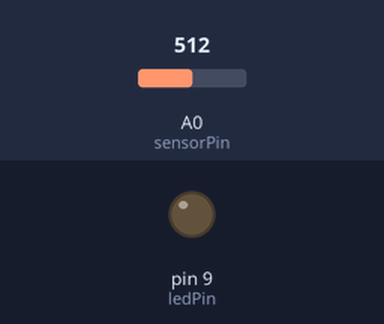
Bench run of a sketch on a simulated Arduino Uno, built with avr-gcc and run on an emulated ATmega328P. Shown: output pins drawn as LEDs (lit = HIGH). Inputs (shaded band) come from the test bench; at power-on: A0 (sensorPin) = 512.

Above: at 1.2 s.
1.3 s: A0 (sensorPin) set to 474
2.8 s: A0 (sensorPin) set to 443
At 3.7 s:
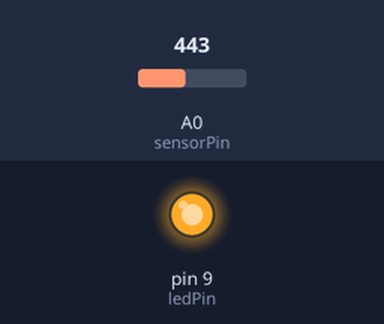
4.3 s: A0 (sensorPin) set to 511
At 4.9 s:
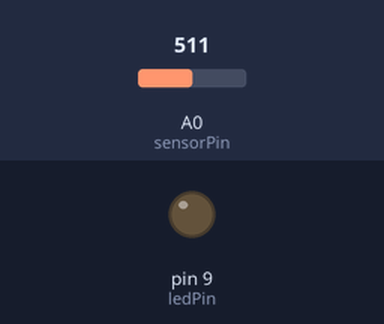
5.8 s: A0 (sensorPin) set to 306
At 7.2 s:
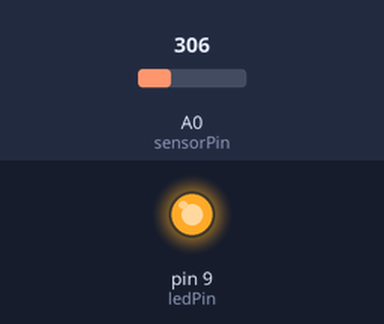
Timing chart, 0 to 8.3 s (numbered marks = the images above; inputs shaded):
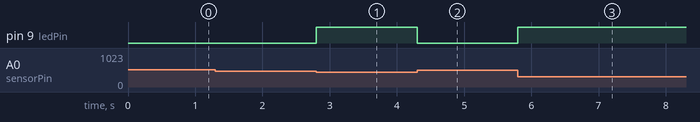

The sketch:

12_Seeing_the_light_using_photo_resistor_with_an_arduino.ino
```cpp
/***********************************************************
File name:  12 Seeing the light using photo resistor with an arduino Description:
Let, photoresistor using LED blinks. ******************************************/

const int sensorPin = 0;
const int ledPin = 9;
int lightCal;
int lightVal;

void setup()   {
 pinMode(ledPin, OUTPUT);
 lightCal = analogRead(sensorPin);
  }
void loop()     {
  lightVal = analogRead(sensorPin);
  if (lightVal < lightCal - 50)   {
  digitalWrite(9, HIGH);
  }  else    {
    digitalWrite(9, LOW);
  }
}
```

Measured:
- the behaviour switches between 462 and 461 on A0 (sensorPin) (found by bisection; images 0 and 1)
- after the input at 1.3 s, every drawn part: stays the same
- after the input at 2.8 s, pin 9 (ledPin): LOW → HIGH at once
- after the input at 4.3 s, pin 9 (ledPin): HIGH → LOW at once
- after the input at 5.8 s, pin 9 (ledPin): LOW → HIGH at once
